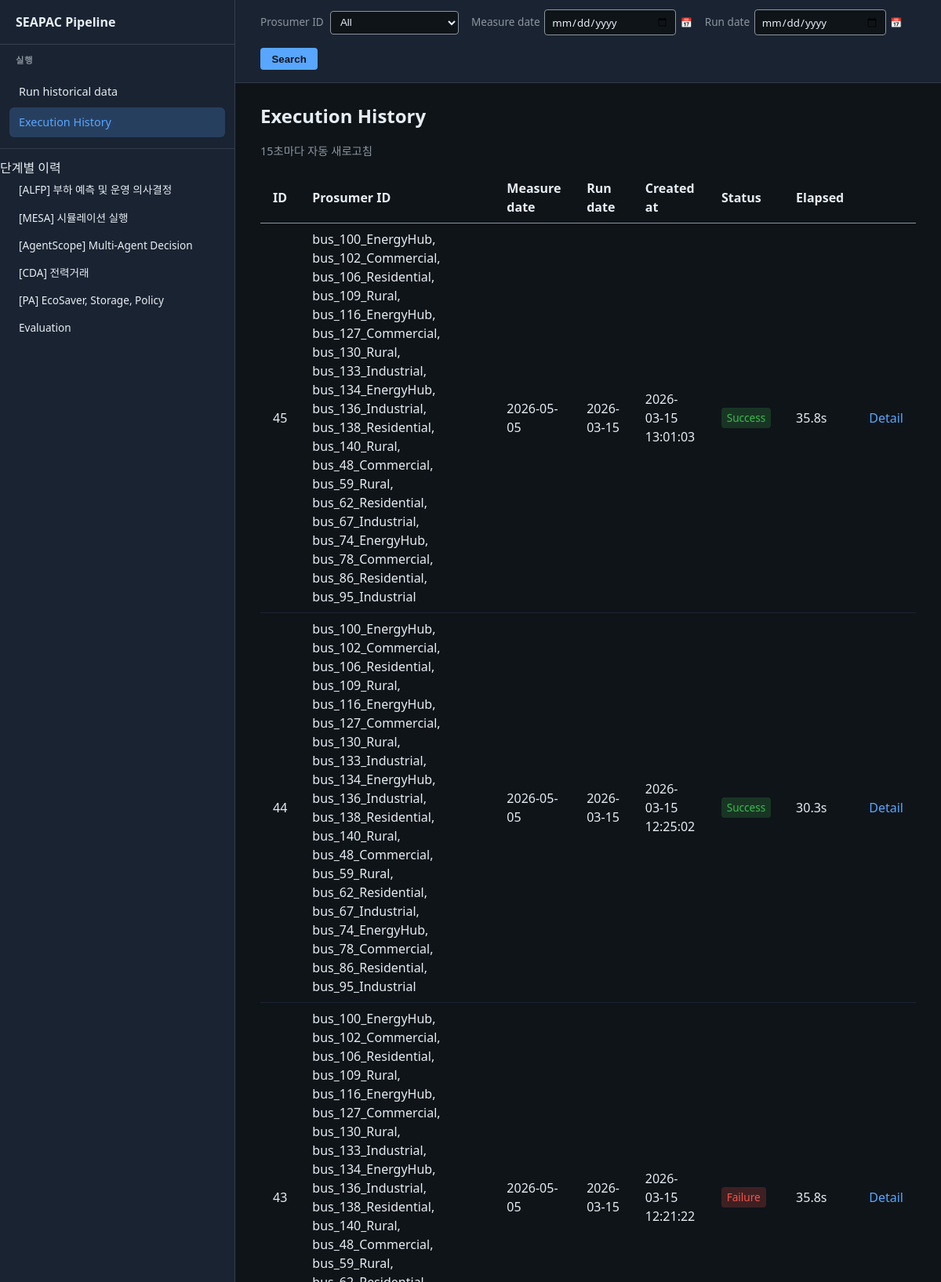
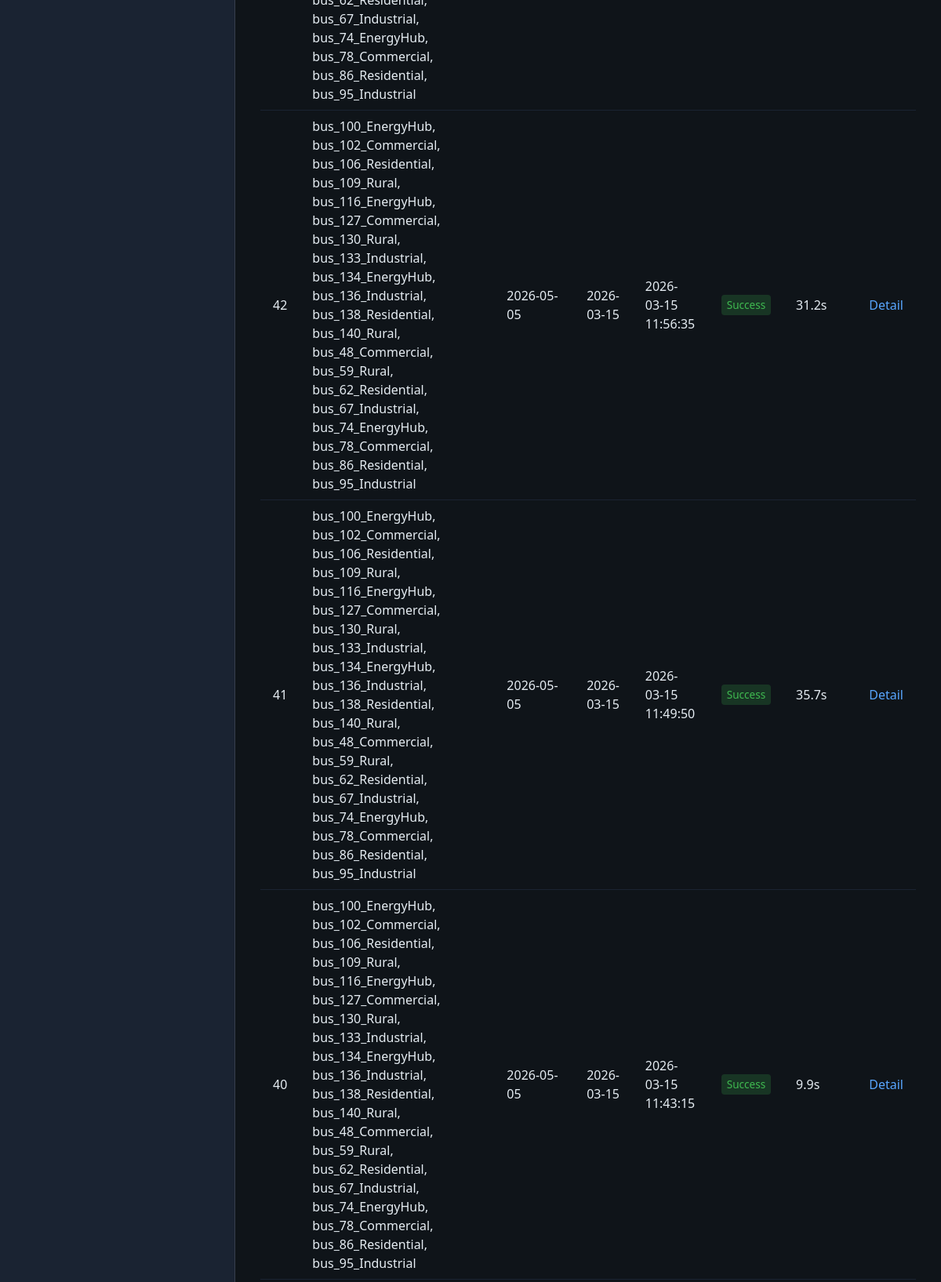
The page / (upper part) on the database its author committed (2 pictures, top to bottom).
### tables this page shows
CREATE TABLE pipeline_run (
                id INTEGER PRIMARY KEY AUTOINCREMENT,
                created_at TEXT NOT NULL,
                finished_at TEXT,
                status TEXT NOT NULL DEFAULT 'running',
                total_elapsed_sec REAL,
                args_json TEXT,
                error_message TEXT
            , measure_date TEXT);

### pipeline_dashboard/app.py (the view)
@app.route("/")
def index():
    init_db(_db_path())
    search_prosumer = (request.args.get("prosumer") or "").strip()
    search_measure_date = (request.args.get("measure_date") or "").strip()
    search_run_date = (request.args.get("run_date") or "").strip()
    runs = get_runs(
        limit=50,
        prosumer=search_prosumer or None,
        measure_date=search_measure_date or None,
        run_date=search_run_date or None,
        db_path=_db_path(),
    )
    all_for_prosumers = get_runs(limit=500, db_path=_db_path())
    prosumer_set = {r.get("args", {}).get("prosumer") for r in all_for_prosumers if (r.get("args") or {}).get("prosumer")}
    prosumer_set.add("bus_48_Commercial")
    prosumer_options = sorted(prosumer_set)
    current_tab = request.args.get("tab", "")
    if current_tab in ("1", "2", "3", "4", "5", "6") and runs:
        return redirect(url_for("run_detail", run_id=runs[0]["id"]) + "?tab=" + current_tab)
    return render_template(
        "index.html",
        runs=runs,
        run=None,
        current_tab=current_tab,
        current_path=request.path,
        search_prosumer=search_prosumer,
        search_measure_date=search_measure_date,
        search_run_date=search_run_date,
        prosumer_options=prosumer_options,
    )

### pipeline_dashboard/app.py (called while the page is built)
@app.before_request
def _log_request():
    log.info("Request  %s  %s", request.method, request.path)

def _output_dir() -> str:
    return os.environ.get("PIPELINE_DB_DIR", "output")

def _db_path() -> Path:
    db_dir = _output_dir()
    return get_db_path(PROJECT_ROOT / db_dir)

### pipeline_dashboard/db.py (called while the page is built)
def get_db_path(db_dir: Path | str | None = None) -> Path:
    if db_dir is None:
        db_dir = _DEFAULT_DB_DIR
    return Path(db_dir) / _DB_FILENAME

def _connect(db_path: Path) -> sqlite3.Connection:
    db_path.parent.mkdir(parents=True, exist_ok=True)
    conn = sqlite3.connect(str(db_path))
    conn.row_factory = sqlite3.Row
    return conn

### pipeline_dashboard/templates/index.html (shortened to what this page needs)
{% extends "base.html" %}
{% block main_top %}
  <form class="search-bar" method="get" action="/#history" id="execution-history-search">
    <span><label for="search-prosumer">Prosumer ID</label>
      <select name="prosumer" id="search-prosumer">
        <option value="">All</option>
      </select>
    </span>
    <span class="date-field">
      <label for="search-measure-date">Measure date</label>
      <input type="date" id="search-measure-date" name="measure_date" value="{{ search_measure_date|e }}" aria-label="Measure date">
      <span class="date-hint" aria-hidden="true">📅</span>
    </span>
    <span class="date-field">
      <label for="search-run-date">Run date</label>
      <input type="date" id="search-run-date" name="run_date" value="{{ search_run_date|e }}" aria-label="Run date">
      <span class="date-hint" aria-hidden="true">📅</span>
    </span>
    <button type="submit">Search</button>
  </form>
{% endblock %}
{% block content %}
  <div id="section-history" class="main-section">
    <h1>Execution History</h1>
    <p class="run-meta" style="margin: 0 0 1rem 0; font-size: 0.9rem; color: var(--muted);">15초마다 자동 새로고침</p>
    {% if not runs %}
      <p class="muted">No runs recorded yet. Run a pipeline from 「Run historical data」 in the LNB or run <code>python run_full_pipeline.py --output-dir output</code> to see entries here.</p>
    {% else %}
      <table class="runs-table">
        <thead>
          <tr>
            <th>ID</th>
            <th>Prosumer ID</th>
            <th>Measure date</th>
            <th>Run date</th>
            <th>Created at</th>
            <th>Status</th>
            <th>Elapsed</th>
            <th></th>
          </tr>
        </thead>
        <tbody>
          {% for r in runs %}
          <tr>
            <td>{{ r.id }}</td>
            <td>{% set a = r.args or {} %}{% if a.get('prosumers') %}{{ a.get('prosumers')|join(', ') }}{% else %}{{ a.get('prosumer') or '—' }}{% endif %}</td>
            <td>{{ r.get('measure_date') or '—' }}</td>
            <td>{{ (r.args or {}).get('run_date') or (r.created_at or '')[:10] or '—' }}</td>
            <td>{{ r.created_at or '—' }}</td>
            <td>
              {% if r.status == 'success' %}
                <span class="badge badge-success">Success</span>
              {% elif r.status == 'failure' %}
                <span class="badge badge-failure">Failure</span>
              {% else %}
                <span class="badge badge-running">Running</span>
              {% endif %}
            </td>
            <td>
              {% if r.total_elapsed_sec is not none %}
                {{ "%.1f"|format(r.total_elapsed_sec) }}s
              {% else %}
                —
              {% endif %}
            </td>
            <td><a href="{{ url_for('run_detail', run_id=r.id) }}{% if current_tab %}?tab={{ current_tab }}{% endif %}">Detail</a></td>
          </tr>
          {% endfor %}
        </tbody>
      </table>
    {% endif %}
  </div>
{% endblock %}

### pipeline_dashboard/templates/base.html (shortened to what this page needs)
<!DOCTYPE html>
<html lang="ko">
<head>
</head>
<body>
  <div class="layout">
    <nav class="lnb">
      <div class="lnb-title"><a href="/">SEAPAC Pipeline</a></div>
      <div class="lnb-group">
        <div class="lnb-group-title">실행</div>
        <div class="lnb-nav">
          <a href="/#new-run" id="lnb-new-run">Run historical data</a>
          <a href="/" id="lnb-history" class="{% if (current_path|default('')) == '/' %}active{% endif %}">Execution History</a>
        </div>
      </div>
      <div class="lnb-group">
        <div class="lnb-section">단계별 이력</div>
        <div class="lnb-nav">
          <a href="{% if run is defined and run %}{{ url_for('run_detail', run_id=run.id) }}?tab=1{% else %}/?tab=1{% endif %}" id="lnb-tab-1" class="lnb-tab {% if (current_tab|default('')) == '1' %}active{% endif %}">[ALFP] 부하 예측 및 운영 의사결정</a>
          <a href="{% if run is defined and run %}{{ url_for('run_detail', run_id=run.id) }}?tab=2{% else %}/?tab=2{% endif %}" id="lnb-tab-2" class="lnb-tab {% if (current_tab|default('')) == '2' %}active{% endif %}">[MESA] 시뮬레이션 실행</a>
          <a href="{% if run is defined and run %}{{ url_for('run_detail', run_id=run.id) }}?tab=3{% else %}/?tab=3{% endif %}" id="lnb-tab-3" class="lnb-tab {% if (current_tab|default('')) == '3' %}active{% endif %}">[AgentScope] Multi-Agent Decision</a>
          <a href="{% if run is defined and run %}{{ url_for('run_detail', run_id=run.id) }}?tab=4{% else %}/?tab=4{% endif %}" id="lnb-tab-4" class="lnb-tab {% if (current_tab|default('')) == '4' %}active{% endif %}">[CDA] 전력거래</a>
          <a href="{% if run is defined and run %}{{ url_for('run_detail', run_id=run.id) }}?tab=5{% else %}/?tab=5{% endif %}" id="lnb-tab-5" class="lnb-tab {% if (current_tab|default('')) == '5' %}active{% endif %}">[PA] EcoSaver, Storage, Policy</a>
          <a href="{% if run is defined and run %}{{ url_for('run_detail', run_id=run.id) }}?tab=6{% else %}/?tab=6{% endif %}" id="lnb-tab-6" class="lnb-tab {% if (current_tab|default('')) == '6' %}active{% endif %}">Evaluation</a>
        </div>
      </div>
    </nav>
    <main class="main">
      <div class="main-top">{% block main_top %}{% endblock %}</div>
      <div class="main-body">{% block content %}{% endblock %}</div>
    </main>
  </div>
</body>
</html>

### rows shown on the page
pipeline_run: id "45", get "bus_100_EnergyHub, bus_102_Commercial, bus_106_Residential, bus_109_Rural, bus_116_EnergyHub, bus_127_Commercial, bus_130_Rural, bus_133_Industrial, bus_134_EnergyHub, bus_136_Industrial, bus_138_Residential, bus_140_Rural, bus_48_Commercial, bus_59_Rural, bus_62_Residential, bus_67_Industrial, bus_74_EnergyHub, bus_78_Commercial, bus_86_Residential, bus_95_Industrial", measure_date "2026-05-05", args "2026-03-15", created_at "2026-03-15 13:01:03", status "Success", total_elapsed_sec "35.8"
pipeline_run: id "44", get "bus_100_EnergyHub, bus_102_Commercial, bus_106_Residential, bus_109_Rural, bus_116_EnergyHub, bus_127_Commercial, bus_130_Rural, bus_133_Industrial, bus_134_EnergyHub, bus_136_Industrial, bus_138_Residential, bus_140_Rural, bus_48_Commercial, bus_59_Rural, bus_62_Residential, bus_67_Industrial, bus_74_EnergyHub, bus_78_Commercial, bus_86_Residential, bus_95_Industrial", measure_date "2026-05-05", args "2026-03-15", created_at "2026-03-15 12:25:02", status "Success", total_elapsed_sec "30.3"
pipeline_run: id "43", get "bus_100_EnergyHub, bus_102_Commercial, bus_106_Residential, bus_109_Rural, bus_116_EnergyHub, bus_127_Commercial, bus_130_Rural, bus_133_Industrial, bus_134_EnergyHub, bus_136_Industrial, bus_138_Residential, bus_140_Rural, bus_48_Commercial, bus_59_Rural, bus_62_Residential, bus_67_Industrial, bus_74_EnergyHub, bus_78_Commercial, bus_86_Residential, bus_95_Industrial", measure_date "2026-05-05", args "2026-03-15", created_at "2026-03-15 12:21:22", status "Failure", total_elapsed_sec "35.8"
pipeline_run: id "42", get "bus_100_EnergyHub, bus_102_Commercial, bus_106_Residential, bus_109_Rural, bus_116_EnergyHub, bus_127_Commercial, bus_130_Rural, bus_133_Industrial, bus_134_EnergyHub, bus_136_Industrial, bus_138_Residential, bus_140_Rural, bus_48_Commercial, bus_59_Rural, bus_62_Residential, bus_67_Industrial, bus_74_EnergyHub, bus_78_Commercial, bus_86_Residential, bus_95_Industrial", measure_date "2026-05-05", args "2026-03-15", created_at "2026-03-15 11:56:35", status "Success", total_elapsed_sec "31.2"
pipeline_run: id "41", get "bus_100_EnergyHub, bus_102_Commercial, bus_106_Residential, bus_109_Rural, bus_116_EnergyHub, bus_127_Commercial, bus_130_Rural, bus_133_Industrial, bus_134_EnergyHub, bus_136_Industrial, bus_138_Residential, bus_140_Rural, bus_48_Commercial, bus_59_Rural, bus_62_Residential, bus_67_Industrial, bus_74_EnergyHub, bus_78_Commercial, bus_86_Residential, bus_95_Industrial", measure_date "2026-05-05", args "2026-03-15", created_at "2026-03-15 11:49:50", status "Success", total_elapsed_sec "35.7"
pipeline_run: id "40", get "bus_100_EnergyHub, bus_102_Commercial, bus_106_Residential, bus_109_Rural, bus_116_EnergyHub, bus_127_Commercial, bus_130_Rural, bus_133_Industrial, bus_134_EnergyHub, bus_136_Industrial, bus_138_Residential, bus_140_Rural, bus_48_Commercial, bus_59_Rural, bus_62_Residential, bus_67_Industrial, bus_74_EnergyHub, bus_78_Commercial, bus_86_Residential, bus_95_Industrial", measure_date "2026-05-05", args "2026-03-15", created_at "2026-03-15 11:43:15", status "Success", total_elapsed_sec "9.9"
